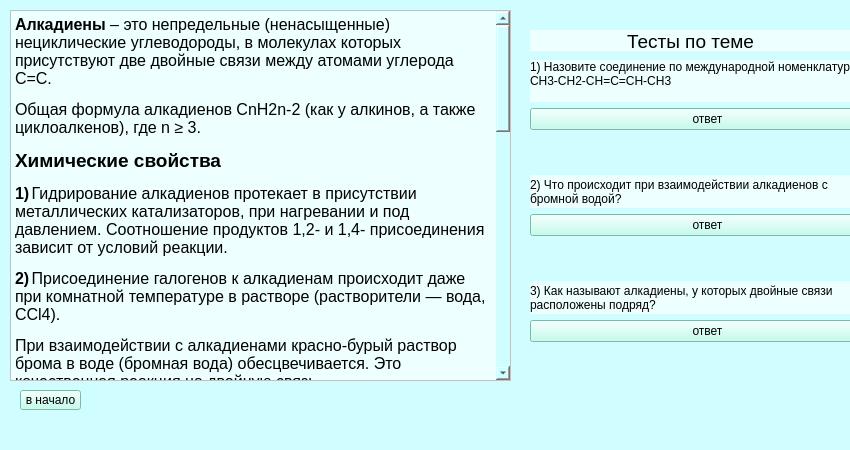
<?xml version="1.0" encoding="UTF-8"?>
<ui version="4.0">
 <class>MainWindow</class>
 <widget class="QMainWindow" name="MainWindow">
  <property name="geometry">
   <rect>
    <x>0</x>
    <y>0</y>
    <width>850</width>
    <height>450</height>
   </rect>
  </property>
  <property name="windowTitle">
   <string>MainWindow</string>
  </property>
  <property name="styleSheet">
   <string notr="true">background-color: rgb(208, 253, 255)</string>
  </property>
  <widget class="QWidget" name="centralwidget">
   <widget class="QTextEdit" name="textEdit">
    <property name="geometry">
     <rect>
      <x>10</x>
      <y>10</y>
      <width>501</width>
      <height>371</height>
     </rect>
    </property>
    <property name="styleSheet">
     <string notr="true">background-color: rgb(237, 255, 255);</string>
    </property>
    <property name="html">
     <string>&lt;!DOCTYPE HTML PUBLIC &quot;-//W3C//DTD HTML 4.0//EN&quot; &quot;http://www.w3.org/TR/REC-html40/strict.dtd&quot;&gt;
&lt;html&gt;&lt;head&gt;&lt;meta name=&quot;qrichtext&quot; content=&quot;1&quot; /&gt;&lt;style type=&quot;text/css&quot;&gt;
p, li { white-space: pre-wrap; }
&lt;/style&gt;&lt;/head&gt;&lt;body style=&quot; font-family:'MS Shell Dlg 2'; font-size:8pt; font-weight:400; font-style:normal;&quot;&gt;
&lt;p style=&quot; margin-top:12px; margin-bottom:12px; margin-left:0px; margin-right:0px; -qt-block-indent:0; text-indent:0px;&quot;&gt;&lt;span style=&quot; font-family:'Times New Roman,serif'; font-size:12pt; font-weight:600;&quot;&gt;Алкадиены&lt;/span&gt;&lt;span style=&quot; font-family:'Times New Roman,serif'; font-size:12pt;&quot;&gt; – это непредельные (ненасыщенные) нециклические углеводороды, в молекулах которых присутствуют две двойные связи между атомами углерода С=С.&lt;/span&gt; &lt;/p&gt;
&lt;p style=&quot; margin-top:12px; margin-bottom:12px; margin-left:0px; margin-right:0px; -qt-block-indent:0; text-indent:0px;&quot;&gt;&lt;span style=&quot; font-family:'Times New Roman,serif'; font-size:12pt;&quot;&gt;Общая формула алкадиенов CnH2n-2 (как у алкинов, а также циклоалкенов), где n ≥ 3.&lt;/span&gt; &lt;/p&gt;
&lt;p style=&quot; margin-top:12px; margin-bottom:12px; margin-left:0px; margin-right:0px; -qt-block-indent:0; text-indent:0px;&quot;&gt;&lt;span style=&quot; font-size:14pt; font-weight:600;&quot;&gt;Химические свойства&lt;/span&gt;&lt;/p&gt;
&lt;p style=&quot; margin-top:12px; margin-bottom:12px; margin-left:0px; margin-right:0px; -qt-block-indent:0; text-indent:0px;&quot;&gt;&lt;span style=&quot; font-family:'Times New Roman,serif'; font-size:12pt; font-weight:600;&quot;&gt;1)&lt;/span&gt;&lt;span style=&quot; font-family:'Times New Roman'; font-size:7pt;&quot;&gt; &lt;/span&gt;&lt;span style=&quot; font-family:'Times New Roman,serif'; font-size:12pt;&quot;&gt;Гидрирование алкадиенов протекает в присутствии металлических катализаторов, при нагревании и под давлением. Соотношение продуктов 1,2- и 1,4- присоединения зависит от условий реакции.&lt;/span&gt; &lt;/p&gt;
&lt;p style=&quot; margin-top:12px; margin-bottom:12px; margin-left:0px; margin-right:0px; -qt-block-indent:0; text-indent:0px;&quot;&gt;&lt;a name=&quot;_x0000_t75&quot;&gt;&lt;/a&gt;&lt;span style=&quot; font-family:'Times New Roman,serif'; font-size:12pt; font-weight:600;&quot;&gt;2&lt;/span&gt;&lt;span style=&quot; font-family:'Times New Roman,serif'; font-size:12pt; font-weight:600;&quot;&gt;)&lt;/span&gt;&lt;span style=&quot; font-family:'Times New Roman'; font-size:7pt; font-weight:600;&quot;&gt; &lt;/span&gt;&lt;span style=&quot; font-family:'Times New Roman,serif'; font-size:12pt;&quot;&gt;Присоединение галогенов к алкадиенам происходит даже при комнатной температуре в растворе (растворители — вода, CCl4).&lt;/span&gt; &lt;/p&gt;
&lt;p style=&quot; margin-top:12px; margin-bottom:12px; margin-left:0px; margin-right:0px; -qt-block-indent:0; text-indent:0px;&quot;&gt;&lt;span style=&quot; font-family:'Times New Roman,serif'; font-size:12pt;&quot;&gt;При взаимодействии с алкадиенами красно-бурый раствор брома в воде (бромная вода) обесцвечивается. Это качественная реакция на двойную связь.&lt;/span&gt; &lt;/p&gt;
&lt;p style=&quot; margin-top:12px; margin-bottom:12px; margin-left:0px; margin-right:0px; -qt-block-indent:0; text-indent:0px;&quot;&gt;&lt;span style=&quot; font-family:'Times New Roman,serif'; font-size:12pt; font-weight:600;&quot;&gt;3)&lt;/span&gt;&lt;span style=&quot; font-family:'Times New Roman'; font-size:7pt;&quot;&gt; &lt;/span&gt;&lt;span style=&quot; font-family:'Times New Roman,serif'; font-size:12pt;&quot;&gt;Алкадиены взаимодействуют с галогеноводородами. При присоединении хлороводорода к бутадиену-1,3 преимущественно образуется 1-хлорбутен-2&lt;/span&gt; &lt;/p&gt;
&lt;p style=&quot; margin-top:12px; margin-bottom:12px; margin-left:0px; margin-right:0px; -qt-block-indent:0; text-indent:0px;&quot;&gt;&lt;span style=&quot; font-family:'Times New Roman,serif'; font-size:12pt;&quot;&gt;При присоединении полярных молекул к алкадиенам образуется смесь изомеров. При этом выполняется правило Марковникова:&lt;/span&gt; &lt;/p&gt;
&lt;p style=&quot; margin-top:12px; margin-bottom:12px; margin-left:0px; margin-right:0px; -qt-block-indent:0; text-indent:0px;&quot;&gt;&lt;span style=&quot; font-family:'Times New Roman,serif'; font-size:12pt;&quot;&gt;Правило Марковникова: при присоединении полярных молекул типа НХ к алкадиенам водород преимущественно присоединяется к наиболее гидрогенизированному атому углерода при двойной связи.&lt;/span&gt; &lt;/p&gt;
&lt;p style=&quot; margin-top:12px; margin-bottom:12px; margin-left:0px; margin-right:0px; -qt-block-indent:0; text-indent:0px;&quot;&gt;&lt;span style=&quot; font-family:'Times New Roman,serif'; font-size:12pt; font-weight:600;&quot;&gt;4)&lt;/span&gt;&lt;span style=&quot; font-family:'Times New Roman'; font-size:7pt; font-weight:600;&quot;&gt; &lt;/span&gt;&lt;span style=&quot; font-family:'Times New Roman,serif'; font-size:12pt;&quot;&gt;Полимеризация алкадиенов протекает преимущественно по 1,4-механизму, при этом образуется полимер с кратными связями, называемый  каучуком.&lt;/span&gt; &lt;/p&gt;
&lt;p style=&quot; margin-top:12px; margin-bottom:12px; margin-left:0px; margin-right:0px; -qt-block-indent:0; text-indent:0px;&quot;&gt;&lt;span style=&quot; font-family:'Times New Roman,serif'; font-size:12pt;&quot;&gt;Продукт полимеризации дивинила (бутадиена) называется искусственным каучуком:&lt;/span&gt; &lt;/p&gt;
&lt;p style=&quot; margin-top:12px; margin-bottom:12px; margin-left:0px; margin-right:0px; -qt-block-indent:0; text-indent:0px;&quot;&gt;&lt;a name=&quot;Рисунок_x0020_10&quot;&gt;&lt;/a&gt;&lt;span style=&quot; font-family:'Times New Roman,serif'; font-size:12pt; font-weight:600;&quot;&gt;5&lt;/span&gt;&lt;span style=&quot; font-family:'Times New Roman,serif'; font-size:12pt; font-weight:600;&quot;&gt;)&lt;/span&gt;&lt;span style=&quot; font-family:'Times New Roman'; font-size:7pt;&quot;&gt; &lt;/span&gt;&lt;span style=&quot; font-family:'Times New Roman,serif'; font-size:12pt;&quot;&gt;Мягкое окисление алкадиенов протекает при низкой температуре в присутствии перманганата калия. При этом раствор перманганата обесцвечивается.&lt;/span&gt; &lt;/p&gt;
&lt;p style=&quot; margin-top:12px; margin-bottom:12px; margin-left:0px; margin-right:0px; -qt-block-indent:0; text-indent:0px;&quot;&gt;&lt;span style=&quot; font-family:'Times New Roman,serif'; font-size:12pt;&quot;&gt;В молекуле алкадиена разрываются только π-связи и окисляются атомы углерода при двойных связях. При этом образуются четырехатомные спирты.&lt;/span&gt; &lt;/p&gt;
&lt;p style=&quot; margin-top:12px; margin-bottom:12px; margin-left:0px; margin-right:0px; -qt-block-indent:0; text-indent:0px;&quot;&gt;&lt;a name=&quot;Рисунок_x0020_11&quot;&gt;&lt;/a&gt;&lt;span style=&quot; font-family:'Times New Roman,serif'; font-size:12pt;&quot;&gt;О&lt;/span&gt;&lt;span style=&quot; font-family:'Times New Roman,serif'; font-size:12pt;&quot;&gt;бесцвечивание алкадиенами водного раствора перманганата калия, как и в случае алкенов – качественная реакция на двойную связь.&lt;/span&gt; &lt;/p&gt;
&lt;p style=&quot; margin-top:12px; margin-bottom:12px; margin-left:0px; margin-right:0px; -qt-block-indent:0; text-indent:0px;&quot;&gt;&lt;span style=&quot; font-family:'Times New Roman,serif'; font-size:12pt; font-weight:600;&quot;&gt;6)&lt;/span&gt;&lt;span style=&quot; font-family:'Times New Roman'; font-size:7pt;&quot;&gt; &lt;/span&gt;&lt;span style=&quot; font-family:'Times New Roman,serif'; font-size:12pt;&quot;&gt;При жестком окислении под действием перманганатов или соединений хрома (VI) происходит полный разрыв двойных связей С=С и связей С-Н у атомов углерода при двойных связях. При этом у окисляемых атомов углерода образуются связи с атомами кислорода.&lt;/span&gt; &lt;/p&gt;
&lt;p style=&quot; margin-top:12px; margin-bottom:12px; margin-left:0px; margin-right:0px; -qt-block-indent:0; text-indent:0px;&quot;&gt;&lt;span style=&quot; font-family:'Times New Roman,serif'; font-size:12pt;&quot;&gt;Так, если у атома углерода окисляется одна связь, то образуется группа С-О-Н (спирт). При окислении двух связей образуется двойная связь с атомом углерода: С=О, при окислении трех связей — карбоксильная группа СООН, четырех — углекислый газ СО2.&lt;/span&gt; &lt;/p&gt;
&lt;p style=&quot; margin-top:12px; margin-bottom:12px; margin-left:0px; margin-right:0px; -qt-block-indent:0; text-indent:0px;&quot;&gt;&lt;a name=&quot;Рисунок_x0020_12&quot;&gt;&lt;/a&gt;&lt;span style=&quot; font-family:'Times New Roman,serif'; font-size:12pt; font-weight:600;&quot;&gt;7&lt;/span&gt;&lt;span style=&quot; font-family:'Times New Roman,serif'; font-size:12pt; font-weight:600;&quot;&gt;)&lt;/span&gt;&lt;span style=&quot; font-family:'Times New Roman'; font-size:7pt;&quot;&gt; &lt;/span&gt;&lt;span style=&quot; font-family:'Times New Roman,serif'; font-size:12pt;&quot;&gt;Алкадиены, как и прочие углеводороды, горят в присутствии кислорода с образованием углекислого газа и воды.&lt;/span&gt; &lt;/p&gt;&lt;/body&gt;&lt;/html&gt;</string>
    </property>
   </widget>
   <widget class="QPushButton" name="btn_return">
    <property name="geometry">
     <rect>
      <x>20</x>
      <y>390</y>
      <width>61</width>
      <height>20</height>
     </rect>
    </property>
    <property name="styleSheet">
     <string notr="true">background-color: rgb(178, 255, 234);</string>
    </property>
    <property name="text">
     <string>в начало</string>
    </property>
   </widget>
   <widget class="QWidget" name="verticalLayoutWidget_2">
    <property name="geometry">
     <rect>
      <x>530</x>
      <y>60</y>
      <width>355</width>
      <height>321</height>
     </rect>
    </property>
    <layout class="QVBoxLayout" name="verticalLayout_2">
     <item>
      <widget class="QLabel" name="question_1">
       <property name="styleSheet">
        <string notr="true">background-color: rgb(237, 255, 255);</string>
       </property>
       <property name="text">
        <string>1) Назовите соединение по международной номенклатуре
CH3-CH2-CH=C=CH-CH3
</string>
       </property>
      </widget>
     </item>
     <item>
      <widget class="QPushButton" name="answer_1">
       <property name="styleSheet">
        <string notr="true">background-color: rgb(178, 255, 234);</string>
       </property>
       <property name="text">
        <string>ответ</string>
       </property>
      </widget>
     </item>
     <item>
      <widget class="QLabel" name="ans_1">
       <property name="text">
        <string/>
       </property>
      </widget>
     </item>
     <item>
      <widget class="QLabel" name="question_2">
       <property name="styleSheet">
        <string notr="true">background-color: rgb(237, 255, 255);</string>
       </property>
       <property name="text">
        <string>2) Что происходит при взаимодействии алкадиенов с
бромной водой?</string>
       </property>
      </widget>
     </item>
     <item>
      <widget class="QPushButton" name="answer_2">
       <property name="styleSheet">
        <string notr="true">background-color: rgb(178, 255, 234);</string>
       </property>
       <property name="text">
        <string>ответ</string>
       </property>
      </widget>
     </item>
     <item>
      <widget class="QLabel" name="ans_2">
       <property name="text">
        <string/>
       </property>
      </widget>
     </item>
     <item>
      <widget class="QLabel" name="question_3">
       <property name="styleSheet">
        <string notr="true">background-color: rgb(237, 255, 255);</string>
       </property>
       <property name="text">
        <string>3) Как называют алкадиены, у которых двойные связи
расположены подряд?</string>
       </property>
      </widget>
     </item>
     <item>
      <widget class="QPushButton" name="answer_3">
       <property name="styleSheet">
        <string notr="true">background-color: rgb(178, 255, 234);</string>
       </property>
       <property name="text">
        <string>ответ</string>
       </property>
      </widget>
     </item>
     <item>
      <widget class="QLabel" name="ans_3">
       <property name="text">
        <string/>
       </property>
      </widget>
     </item>
    </layout>
   </widget>
   <widget class="QLabel" name="content">
    <property name="geometry">
     <rect>
      <x>530</x>
      <y>30</y>
      <width>321</width>
      <height>21</height>
     </rect>
    </property>
    <property name="styleSheet">
     <string notr="true">background-color: rgb(237, 255, 255);</string>
    </property>
    <property name="text">
     <string>&lt;html&gt;&lt;head/&gt;&lt;body&gt;&lt;p align=&quot;center&quot;&gt;&lt;span style=&quot; font-size:14pt;&quot;&gt;Тесты по теме&lt;/span&gt;&lt;/p&gt;&lt;/body&gt;&lt;/html&gt;</string>
    </property>
   </widget>
  </widget>
  <widget class="QMenuBar" name="menubar">
   <property name="geometry">
    <rect>
     <x>0</x>
     <y>0</y>
     <width>850</width>
     <height>18</height>
    </rect>
   </property>
  </widget>
  <widget class="QStatusBar" name="statusbar"/>
 </widget>
 <resources/>
 <connections/>
</ui>
